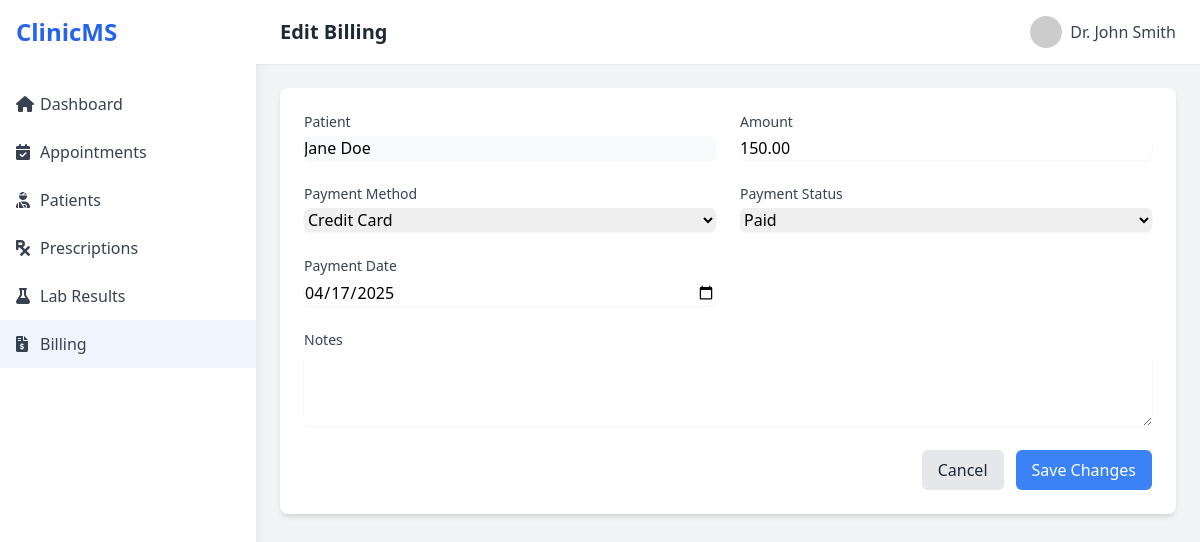
The page /edit_billing.php?id=1 (signed in) on the database its author committed.
### tables this page shows
CREATE TABLE IF NOT EXISTS doctors (
    id INT AUTO_INCREMENT PRIMARY KEY,
    first_name VARCHAR(50) NOT NULL,
    last_name VARCHAR(50) NOT NULL,
    email VARCHAR(100) NOT NULL UNIQUE,
    password VARCHAR(255) NOT NULL,
    phone VARCHAR(20),
    specialization VARCHAR(100),
    created_at DATETIME DEFAULT CURRENT_TIMESTAMP
);

CREATE TABLE IF NOT EXISTS billing (
    id INT AUTO_INCREMENT PRIMARY KEY,
    patient_id INT NOT NULL,
    doctor_id INT NOT NULL,
    appointment_id INT,
    amount DECIMAL(10, 2) NOT NULL,
    payment_method VARCHAR(50),
    payment_status ENUM('Pending', 'Paid', 'Cancelled') DEFAULT 'Pending',
    payment_date DATE,
    notes TEXT,
    created_at DATETIME DEFAULT CURRENT_TIMESTAMP,
    FOREIGN KEY (patient_id) REFERENCES patients(id) ON DELETE CASCADE,
    FOREIGN KEY (doctor_id) REFERENCES doctors(id) ON DELETE CASCADE,
    FOREIGN KEY (appointment_id) REFERENCES appointments(id) ON DELETE SET NULL
);

CREATE TABLE IF NOT EXISTS patients (
    id INT AUTO_INCREMENT PRIMARY KEY,
    first_name VARCHAR(50) NOT NULL,
    last_name VARCHAR(50) NOT NULL,
    email VARCHAR(100),
    phone VARCHAR(20),
    date_of_birth DATE,
    gender ENUM('M', 'F', 'Other'),
    address TEXT,
    medical_history TEXT,
    status ENUM('Active', 'Inactive') DEFAULT 'Active',
    created_at DATETIME DEFAULT CURRENT_TIMESTAMP
);

### edit_billing.php (the view, shortened to what this page needs)
<?php
require_once 'config/database.php';
$doctor_id = $_SESSION['doctor_id'];
$stmt = $pdo->prepare("SELECT first_name, last_name FROM doctors WHERE id = :doctor_id");
$stmt->execute(['doctor_id' => $doctor_id]);
$doctor = $stmt->fetch();
$doctor_name = $doctor['first_name'] . ' ' . $doctor['last_name'];
$billing_id = $_GET['id'];
try {
    $stmt = $pdo->prepare("
        SELECT b.*,
               p.first_name as patient_first_name,
               p.last_name as patient_last_name
        FROM billing b
        JOIN patients p ON b.patient_id = p.id
        WHERE b.id = :id AND b.doctor_id = :doctor_id
    ");
    $stmt->execute(['id' => $billing_id, 'doctor_id' => $doctor_id]);
    $billing = $stmt->fetch();
} catch (PDOException $e) {
    $_SESSION['error_message'] = "Error fetching billing record: " . $e->getMessage();
    header('Location: billing.php');
    exit;
}
?>
<!DOCTYPE html>
<html lang="en">
<head>
    <script src="https://cdn.tailwindcss.com"></script>
    <link href="https://cdnjs.cloudflare.com/ajax/libs/font-awesome/6.0.0/css/all.min.css" rel="stylesheet">
</head>
<body class="bg-gray-100">
    <div class="flex h-screen">
        <div class="sidebar w-64 bg-white shadow-lg">
            <div class="p-4">
                <h1 class="text-2xl font-bold text-blue-600">ClinicMS</h1>
            </div>
            <nav class="mt-4">
                <a href="index.php" class="menu-item flex items-center px-4 py-3 text-gray-700 hover:bg-blue-50">
                    <i class="fas fa-home w-6"></i>
                    <span>Dashboard</span>
                </a>
                <a href="appointments.php" class="menu-item flex items-center px-4 py-3 text-gray-700 hover:bg-blue-50">
                    <i class="fas fa-calendar-check w-6"></i>
                    <span>Appointments</span>
                </a>
                <a href="patients.php" class="menu-item flex items-center px-4 py-3 text-gray-700 hover:bg-blue-50">
                    <i class="fas fa-user-injured w-6"></i>
                    <span>Patients</span>
                </a>
                <a href="prescriptions.php" class="menu-item flex items-center px-4 py-3 text-gray-700 hover:bg-blue-50">
                    <i class="fas fa-prescription w-6"></i>
                    <span>Prescriptions</span>
                </a>
                <a href="lab_results.php" class="menu-item flex items-center px-4 py-3 text-gray-700 hover:bg-blue-50">
                    <i class="fas fa-flask w-6"></i>
                    <span>Lab Results</span>
                </a>
                <a href="billing.php" class="menu-item flex items-center px-4 py-3 text-gray-700 bg-blue-50">
                    <i class="fas fa-file-invoice-dollar w-6"></i>
                    <span>Billing</span>
                </a>
            </nav>
        </div>
        <div class="flex-1 overflow-auto">
            <header class="bg-white shadow-sm">
                <div class="flex items-center justify-between px-6 py-4">
                    <h2 class="text-xl font-semibold text-gray-800">Edit Billing</h2>
                    <div class="flex items-center space-x-2">
                        <img src="https://ui-avatars.com/api/?name=<?= urlencode($doctor_name) ?>&background=0D8ABC&color=fff" alt="Profile" class="w-8 h-8 rounded-full">
                        <span class="text-gray-700">Dr. <?= htmlspecialchars($doctor_name) ?></span>
                    </div>
                </div>
            </header>
            <main class="p-6">
                <div class="bg-white rounded-lg shadow-md p-6">
                    <form method="POST" class="space-y-6">
                        <div class="grid grid-cols-1 md:grid-cols-2 gap-6">
                            <div>
                                <label class="block text-sm font-medium text-gray-700">Patient</label>
                                <input type="text" value="<?= htmlspecialchars($billing['patient_first_name'] . ' ' . $billing['patient_last_name']) ?>" disabled
                                    class="mt-1 block w-full rounded-md border-gray-300 bg-gray-50 shadow-sm">
                            </div>
                            <div>
                                <label class="block text-sm font-medium text-gray-700">Amount</label>
                                <input type="number" step="0.01" name="amount" value="<?= htmlspecialchars($billing['amount']) ?>" required
                                    class="mt-1 block w-full rounded-md border-gray-300 shadow-sm focus:border-blue-500 focus:ring-blue-500">
                            </div>
                            <div>
                                <label class="block text-sm font-medium text-gray-700">Payment Method</label>
                                <select name="payment_method" required class="mt-1 block w-full rounded-md border-gray-300 shadow-sm focus:border-blue-500 focus:ring-blue-500">
                                    <option value="Credit Card" <?= $billing['payment_method'] === 'Credit Card' ? 'selected' : '' ?>>Credit Card</option>
                                </select>
                            </div>
                            <div>
                                <label class="block text-sm font-medium text-gray-700">Payment Status</label>
                                <select name="payment_status" required class="mt-1 block w-full rounded-md border-gray-300 shadow-sm focus:border-blue-500 focus:ring-blue-500" onchange="togglePaymentDate(this.value)">
                                    <option value="Paid" <?= $billing['payment_status'] === 'Paid' ? 'selected' : '' ?>>Paid</option>
                                </select>
                            </div>
                            <div id="payment_date_field" class="<?= $billing['payment_status'] === 'Paid' ? '' : 'hidden' ?>">
                                <label class="block text-sm font-medium text-gray-700">Payment Date</label>
                                <input type="date" name="payment_date" value="<?= $billing['payment_status'] === 'Paid' ? ($billing['payment_date'] ?? date('Y-m-d')) : '' ?>"
                                    class="mt-1 block w-full rounded-md border-gray-300 shadow-sm focus:border-blue-500 focus:ring-blue-500">
                            </div>
                        </div>
                        <div>
                            <label class="block text-sm font-medium text-gray-700">Notes</label>
                            <textarea name="notes" rows="3" class="mt-1 block w-full rounded-md border-gray-300 shadow-sm focus:border-blue-500 focus:ring-blue-500"><?= htmlspecialchars($billing['notes'] ?? '') ?></textarea>
                        </div>
                        <div class="flex justify-end space-x-3">
                            <a href="billing.php" class="px-4 py-2 bg-gray-200 text-gray-800 rounded-md hover:bg-gray-300">
                                Cancel
                            </a>
                            <button type="submit" class="px-4 py-2 bg-blue-500 text-white rounded-md hover:bg-blue-600">
                                Save Changes
                            </button>
                        </div>
                    </form>
                </div>
            </main>
        </div>
    </div>
</body>
</html>

### edit_billing.php (style rules this page uses)
.sidebar { transition: all 0.3s ease; }
.menu-item { transition: all 0.2s ease; }

### rows shown on the page
doctors: doctor_name "John Smith"
billing: patient.last_name "Jane Doe", amount "150.00", payment_method "Credit Card", payment_status "Paid", payment_date "04/17/2025"
